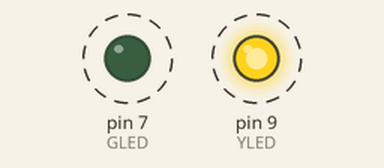
Recording of a sketch running on a simulated Arduino Leonardo, built with avr-gcc and run on an emulated ATmega32U4. Shown: output pins drawn as LEDs (lit = HIGH). Dashed ring = blinking.

Above: at 0.2 s.
Timing chart, 0 to 4.6 s (numbered marks = the images above):
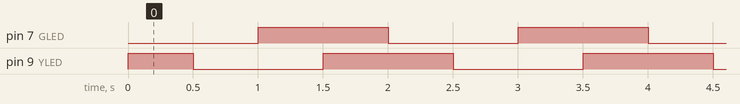

The sketch:

button_example.ino
```cpp
/* **************************************
	OLIMEXINO-32U4 Button Example

	Pressing the hardware button toggles
	the LEDs on the board.

	Note that it is recommended to set the power jumper
	to 5V supply.

	If you have any questions, email
	support@olimex.com

	https://www.olimex.com
	OLIMEX, Jan 2013

   ************************************** */

/* ******** Definitions ***************** */

	// We define the button here, because the original Leonardo
	// board doesn't have a button by default and there is no
	// pin definition for port E2 in the pins_arduino.h header

	#define BBIT (PINE & B00000100)!=0		// Check if the button has been pressed
	#define BUTTONINPUT DDRE &= B11111011	// Initialize the port

	// Useful definitions for the two LEDs on the board
	#define GLED 7		// The GREEN  LED is on Pin 7
	#define YLED 9		// The YELLOW LED is on Pin 9

/* ******** Main Body ******************* */

void setup(){

	// Initialize the Button and LEDs
	BUTTONINPUT;

	pinMode(GLED, OUTPUT);
	pinMode(YLED, OUTPUT);

	// Turn ON the LEDs to indicate that the program has started running
	digitalWrite(YLED, HIGH);
	digitalWrite(GLED, HIGH);

	}

void loop(){

	// Prssing the hardware button repeatedly will toggle the LEDs

	while(BBIT){}
	digitalWrite(GLED, digitalRead(GLED)^1); //Toggle the Green LED

	delay(500);	//Wait for a bit or the button check won't be accurate

	while(BBIT){}
	digitalWrite(YLED, digitalRead(YLED)^1); //Toggle the Yellow LED

	delay(500);	//Wait for a bit or the button check won't be accurate
}
```

Measured:
- by itself, pin 7 (GLED), pin 9 (YLED): alternates HIGH for 1.0 s and LOW for 1.0 s
- by itself, everything shown: repeats every 2.0 s, in 4 steps
